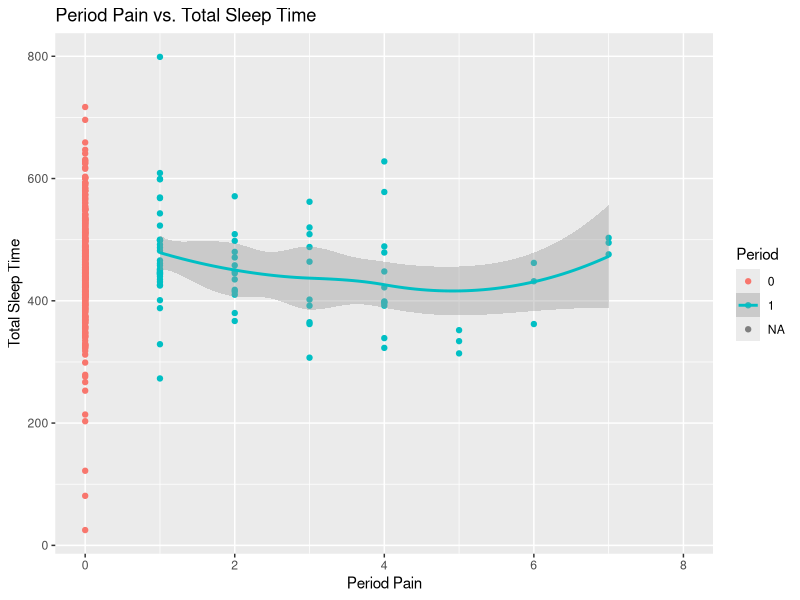
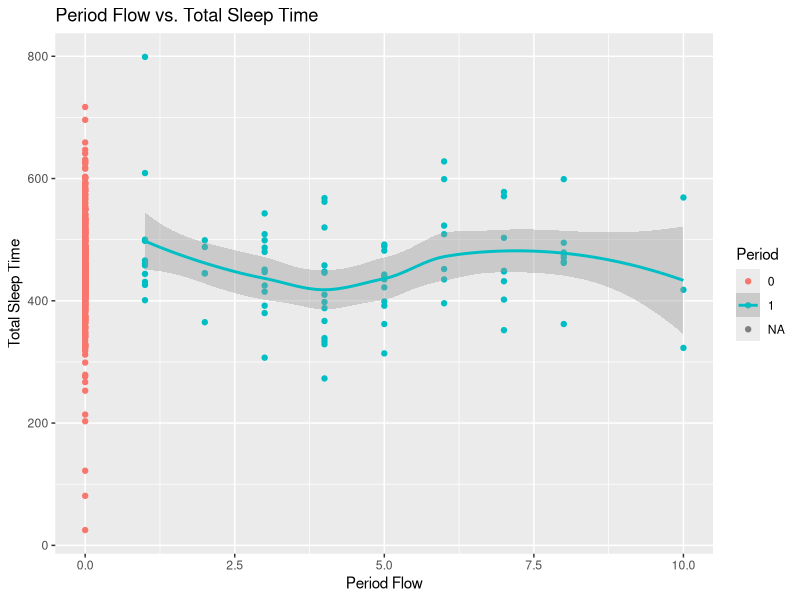
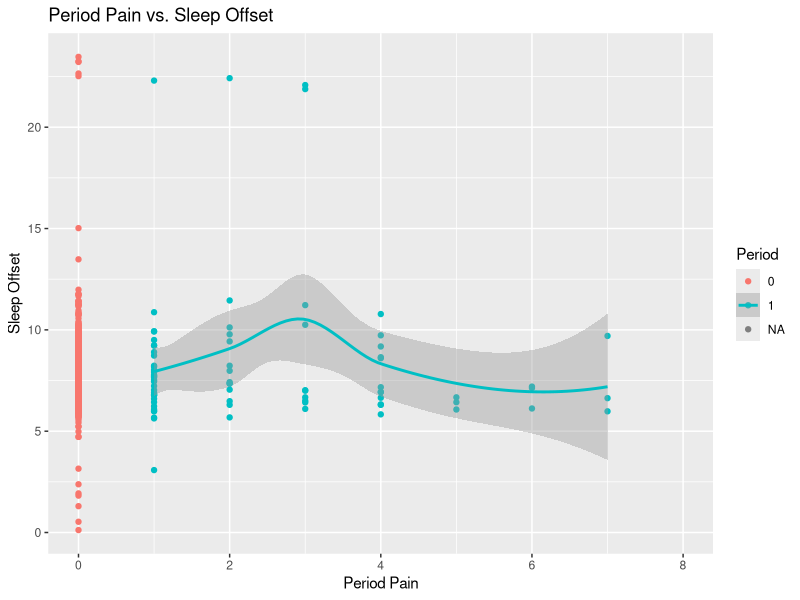
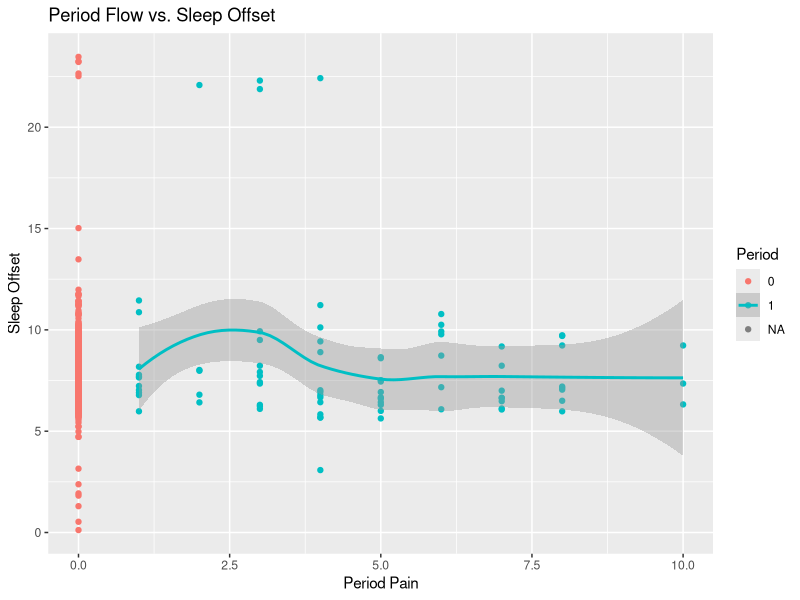
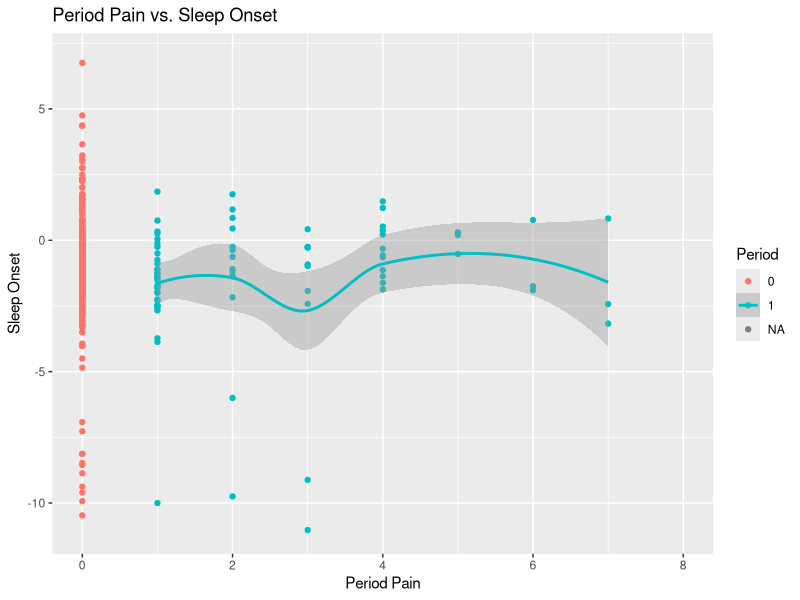
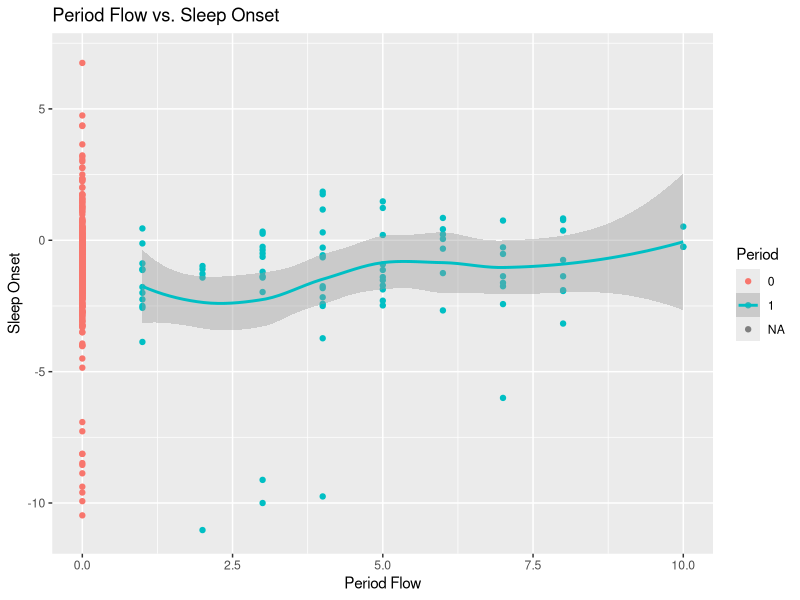
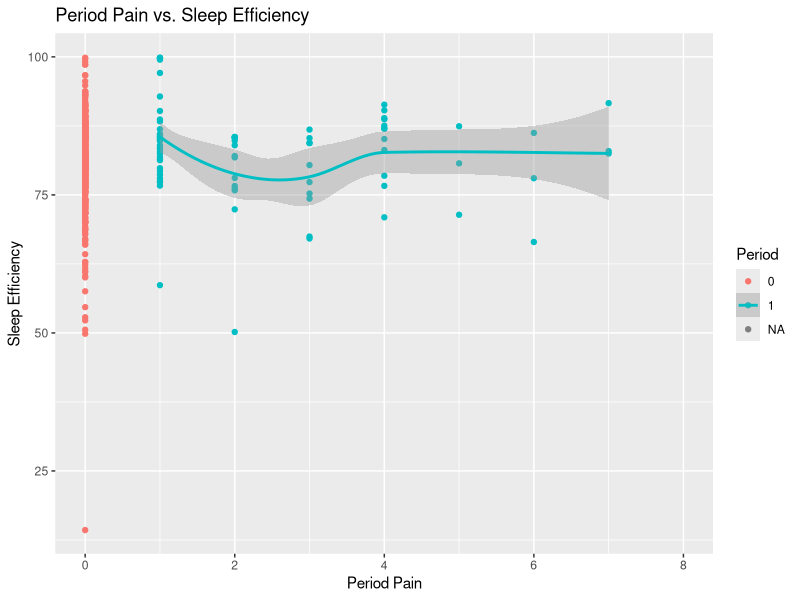
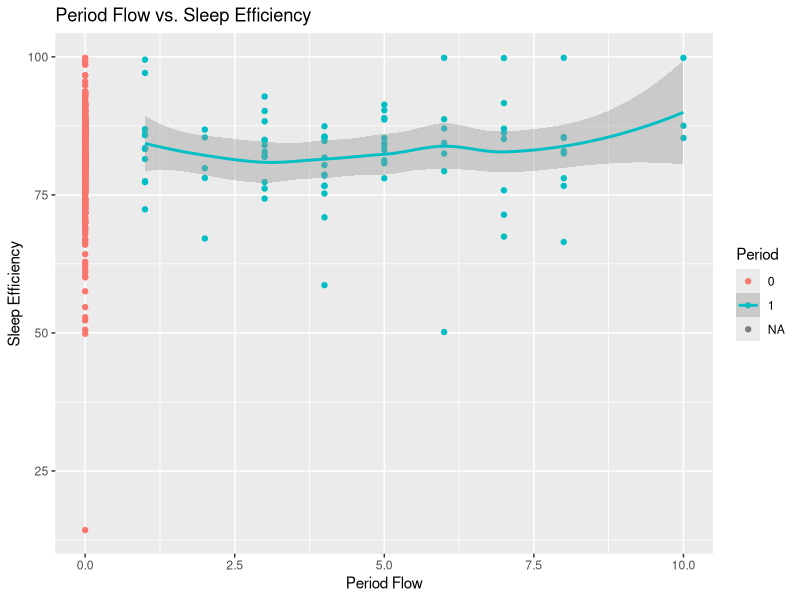

R code for these plots, in order:
# Libraries
library(tidyverse)
library(lme4)
library(patchwork)

###############
# FILE READING
###############

# Empathy Data
Empathy <- read_csv("./Period_Pain/Data/Empathy_Data_Updated.csv")

# Actigraphy Data
actigraphy_t1 <- readxl::read_xlsx("./Period_Pain/Data/Esleep_T1_Sleep Data_DailyActi_4.22.25.xlsx")

actigraphy_t2 <- readxl::read_xlsx("./Period_Pain/Data/Esleep_T2_Sleep Data_DailyActi_4.22.25.xlsx")

# Diary Data
diary_t1 <- readxl::read_xlsx("./Period_Pain/Data/E-Sleep_DailyDiary_FINAL_T1Data_updated1.10.26.xlsx")

diary_t2 <- readxl::read_xlsx("./Period_Pain/Data/E-Sleep_DailyDiary_FINAL_T2Data_updated1.10.26.xlsx")

##########
# CLEANING
##########

## Mutating subject_id_t- to a double
actigraphy_t1_dec <- actigraphy_t1 %>% 
  select(-start_time_t1, -end_time_t1) %>% 
  mutate(subject_id_t1 = as.double(subject_id_t1))

actigraphy_t1_dec <- actigraphy_t1_dec %>% 
  mutate(subject_id_t1 = case_when(
    # Subject 524 became NA after changing it to a double
    is.na(subject_id_t1) ~ 524,
    TRUE ~ subject_id_t1
  ))

actigraphy_t2_dec <- actigraphy_t2 %>% 
  select(-start_time_t2, -end_time_t2) %>% 
  mutate(subject_id_t2 = as.double(subject_id_t2))

## Saving T-_DD_NightDate as DateTime variables to create variable 'weekend' later on
diary_t1$T1_DD_NightDate = as.Date(diary_t1$T1_DD_NightDate, origin = "1899-12-30")
diary_t2$T2_DD_NightDate = as.Date(diary_t2$T2_DD_NightDate, origin = "1899-12-30")

## Joining the diary data and actigraphy data for each time point
t1_joined <- diary_t1 %>% 
  full_join(actigraphy_t1_dec, by = c("C_ID" = "subject_id_t1", "T1_DD_DD_Interval" = "interval_number_t1"))

t2_joined <- diary_t2 %>% 
  full_join(actigraphy_t2_dec, by = c("C_ID" = "subject_id_t2", "T2_DD__DD_Interval" = "interval_number_t2"))

## Fixing the names
names(t1_joined) <- gsub("T1", "T", names(t1_joined))
names(t1_joined) <- gsub("t1", "T", names(t1_joined))

names(t2_joined) <- gsub("T2", "T", names(t2_joined))
names(t2_joined) <- gsub("t2", "T", names(t2_joined))

setdiff(names(t1_joined), names(t2_joined))
setdiff(names(t2_joined), names(t1_joined))

t2 <- t2_joined %>%
  rename(T_DD_DD_Interval = T_DD__DD_Interval,
         T_DD_NapDuration = "T_DD_-NapDuration",
         T_DD_CaffType_Juice = T_DD_CaffType_Juices,
         T_DD_MedType3_SSRIs = T_DD_Medtype3_SSRIs,
         onset_latency_T = onset_latency_T...9,
         sleep_midpoint_T = "sleep midpoint_T") %>% 
  select(-onset_latency_T...10)

t1 <- t1_joined %>% 
  rename(T_DD_CaffAmt_LessThanTheRecommendedAmt = T_DD_CaffAmt_LessThanTheRecommendedAmount,
         T_DD_CaffAmt_TheRecommendedAmt = T_DD_CaffAmt_TheRecommendedAmount,
         T_DD_CaffAmt_GreaterThanTheRecommendedAmt = T_DD_CaffAmt_GreaterThanTheRecommendedAmount)

setdiff(names(t2), names(t1))
setdiff(names(t1), names(t2))

## Summary tables for the number of days each subject was in each timepoint
t1 %>% 
  filter(T_DD_Period == 1) %>% 
  select(C_ID, T_DD_Period, T_DD_PeriodPain, T_DD_PeriodDay) %>%
  group_by(C_ID) %>% 
  summarise(num_days = n_distinct(T_DD_PeriodDay)) %>% 
  view()
 
t2 %>% 
  filter(T_DD_Period == 1) %>% 
  select(C_ID, T_DD_Period, T_DD_PeriodPain, T_DD_PeriodDay) %>%
  group_by(C_ID) %>% 
  summarise(num_days = n_distinct(T_DD_PeriodDay)) %>% 
  view()

## Replacing 999 with NAs in t1 and t2
t1[t1==-999] = NA
t1[t1==-99] = NA
t2[t2==-999] = NA
t2[t2==-99] = NA

glimpse(t1)
glimpse(t2)

#Update DayType to 1 is friday-saturday and 0 is any other night
t1 <- t1 %>% mutate(weekend = ifelse((wday(T_DD_NightDate, label = TRUE)) %in% c("Fri","Sat"),1,0))
t2 <- t2 %>% mutate(weekend = ifelse((wday(T_DD_NightDate, label = TRUE)) %in% c("Fri","Sat"),1,0))

## Creating a variable for checking for painkiller (ibuprofen, tylenol)
## Checking MedTypes
table(t1$T_DD_MedType1)
table(t1$T_DD_MedType2)
table(t1$T_DD_MedType3)
table(t1$T_DD_MedType4)
table(t1$T_DD_MedType5)

table(t2$T_DD_MedType1)
table(t2$T_DD_MedType2)
table(t2$T_DD_MedType3)
table(t2$T_DD_MedType4)
table(t2$T_DD_MedType5)
table(t2$T_DD_MedType6)

#Add painkiller indicator
t1 <- t1 %>% mutate(painkiller = ifelse(T_DD_MedType1 %in% c("advil","ibuprofen","Ibuprofen","Ibuprofin"),1,0))
t2 <- t2 %>% mutate(painkiller = ifelse(T_DD_MedType1 %in% c("advil","Advil","ibuprofen","Ibuprofen","Ibuprofin","tylenol") |
                                        T_DD_MedType2 %in% c("advil","Advil","ibuprofen","Ibuprofen","Ibuprofin","tylenol") |
                                        T_DD_MedType6 %in% c("advil","Advil","ibuprofen","Ibuprofen","Ibuprofin","tylenol"),1,0))

#Add time variable
t1 <- t1 %>% mutate(Time = 0, 
                    T_DD_NapOnset = as.numeric(T_DD_NapOnset),
                    T_DD_NapDuration = as.numeric(T_DD_NapDuration),
                    T_DD_ActiDur = as.numeric(T_DD_ActiDur),
                    T_DD_SleepyAlert = as.numeric(T_DD_SleepyAlert),
                    T_DD_MorningDate = as.numeric(T_DD_MorningDate))

t2 <- t2 %>% mutate(Time = 1, 
                    T_DD_NapOnset = as.numeric(T_DD_NapOnset),
                    T_DD_NapDuration = as.numeric(T_DD_NapDuration),
                    T_DD_SleepyAlert = as.numeric(T_DD_SleepyAlert),
                    T_DD_MorningDate = as.numeric(T_DD_MorningDate))

t1 <- t1 %>% select(-c(T_DD_MedType1:T_DD_MedTime5))
t2 <- t2 %>% select(-c(T_DD_MedType1:T_DD_MedTime6))

t1 <- t1 %>% left_join(Empathy %>% select(C_ID, demo_child_age_check_t1:weight3t1, BodyTotalt1), by = "C_ID")
names(t1)[grepl("t1",names(t1))] <- gsub("_t1","",names(t1)[grepl("t1",names(t1))])
names(t1)[grepl("t1",names(t1))] <- gsub("t1","",names(t1)[grepl("t1",names(t1))])

t2 <- t2 %>% left_join(Empathy %>% select(C_ID, demo_child_age_check_t2:weightdifft2, BodyTotalt2), by = "C_ID")
names(t2)[grepl("t2",names(t2))] <- gsub("_t2","",names(t2)[grepl("t2",names(t2))])
names(t2)[grepl("t2",names(t2))] <- gsub("t2","",names(t2)[grepl("t2",names(t2))])
names(t2)[names(t2) == "weigh"] <- "weight2"

# Have to remove weight3 from t1, completely full of NAs after the above operations
t1 <- t1 %>% select(-weight3)

# BodyTotal was stored as a character in t2, as was BMI
t2$BMI <- as.numeric(t2$BMI)
t2$BodyTotal <- as.numeric(t2$BodyTotal)
sleepfull <- bind_rows(t1, t2)

# sleepfull <- sleepfull %>% left_join(Empathy %>% select(C_ID,BodyTotalt0) %>% mutate(BodyTotalt0 = as.numeric(BodyTotalt0)), by = "C_ID")

# rename age and change age and BMI to numeric
sleepfull <- sleepfull %>% mutate(demo_child_age_check = as.numeric(demo_child_age_check)) %>% rename(age = demo_child_age_check)
sleepfull <- sleepfull %>% mutate(BMI = as.numeric(BMI)) 

sleepfull %>% filter(C_ID == 442) %>% select(C_ID, T_DD_NightDate,T_DD_Period, T_DD_PeriodFlow, T_DD_PeriodPain) %>% View()
table(sleepfull$demo_degree)
table(sleepfull$T_DD_PeriodPain,sleepfull$T_DD_Period)
table(sleepfull$T_DD_PeriodPain)
table(sleepfull$T_DD_PeriodFlow)

####################################
# EDA
####################################

## How many unique people are there at each time point.
sleepfull %>%
  group_by(Time) %>% 
  summarise(dist = n_distinct(C_ID))

# There are 67 unique participants at timepoint 1 and 30 unique participants at timepoint 2

## How many days is someone on their period. 

table(sleepfull$T_DD_Period)
100/(539+100)

# Of the 639 total observations across both time points, there are 100 days where a participant
# was on their period, and 539 days where a participant was not on their period. This comes out 
# to ~15.7% of the observations.

table(sleepfull$T_DD_Period, sleepfull$Time)

## How many days on period at time 1 and time 2.  
sleepfull %>% group_by(Time, T_DD_Period) %>% summarize(n = n())
# As seen here, there are 41 observations where Period Pain is NA. I'm going to look at these
# observations to see what the other period-related variables are.
sleepfull %>% filter(is.na(T_DD_Period)) %>% select(T_DD_Period:T_DD_PeriodFlow) %>% view()
# One observation with T_DD_Period = NA has T_DD_PeriodPain and T_DD_PeriodFlow as 0,
# so this value should be 0 as well. The rest are NA across the board. What should we do with these?

## Finding the average pain and flow for those on their period at each time point and across both t1 and t2
sleepfull %>% group_by(T_DD_Period) %>% summarize(avg_pain = mean(T_DD_PeriodPain, na.rm = T), avg_flow = mean(T_DD_PeriodFlow, na.rm = T), n = n())
# The average pain level experienced across both time points is 2.8.
# The average flow level experienced across both time points is 4.82.
sleepfull %>% group_by(Time, T_DD_Period) %>% summarize(avg_pain = mean(T_DD_PeriodPain, na.rm = T), avg_flow = mean(T_DD_PeriodFlow, na.rm = T), n = n())
# The average pain level experienced across t1 is 3.19, and the average pain level experienced across t2 is 2.44
# The average flow level experienced across t1 is 5.46, and the average flow level experienced across t2 is 4.25

# Looking to find any NA observations for Pain and Flow
sleepfull %>% filter(T_DD_Period == 0 & Time == 0 ) %>% select(C_ID, T_DD_Period,T_DD_PeriodDay, T_DD_PeriodPain, T_DD_PeriodFlow) %>% View()
sleepfull %>% filter(T_DD_Period == 0 & Time == 1 ) %>% select(C_ID, T_DD_Period,T_DD_PeriodDay, T_DD_PeriodPain, T_DD_PeriodFlow) %>% View()
# 506 from t2 has Period = 0 but Pain and Flow = NA

## Painkiller 
# How many observed painkiller uses are there for each trial?
sleepfull %>% group_by(Time) %>% summarise(mn = mean(painkiller), n = n(), sum(painkiller))
sleepfull %>% group_by(Time, T_DD_Period) %>% summarise(n = n(), pk = sum(painkiller))
# There are 14 observed painkiller uses at time point 1, and 6 observed painkiller uses at time point 2
# At both time points, 4 of the painkiller users were on their period. 
sleepfull %>% group_by(painkiller) %>% summarise(avg_pain = mean(T_DD_PeriodPain, na.rm = T), 
                                                 avg_flow = mean(T_DD_PeriodFlow, na.rm = T), 
                                                 avg_qual = mean(T_DD_SleepQual, na.rm = T),
                                                 avg_efcy = mean(efficiency_T, na.rm = T),
                                                 avg_waso = mean(waso_T, na.rm = T),
                                                 avg_time = mean(sleep_time_T, na.rm = T))

#How much is missing?
apply(sleepfull, 2, function(x){sum(is.na(x))})
# 603 of the observations are missing values for T_DD_PeriodDay, which could be problematic if 
# we're ever interested in looking at when pain or flow is at it's highest?

## Plots

# Pain and Flow vs. Total Sleep time
ggplot(aes(x = T_DD_PeriodPain, y = sleep_time_T, color = as.factor(T_DD_Period)), data = sleepfull) + geom_point() + geom_smooth() +
  labs(title = "Period Pain vs. Total Sleep Time", x = "Period Pain", y = "Total Sleep Time", color = "Period")
ggplot(aes(x = T_DD_PeriodFlow, y = sleep_time_T, color = as.factor(T_DD_Period)), data = sleepfull) + geom_point() + geom_smooth() +
  labs(title = "Period Flow vs. Total Sleep Time", x = "Period Flow", y = "Total Sleep Time", color = "Period")

# Pain and Flow vs. Sleep Offset
ggplot(aes(x = T_DD_PeriodPain, y = end_time_dec_T, color = as.factor(T_DD_Period)), data = sleepfull) + geom_point() + geom_smooth() +
  labs(title = "Period Pain vs. Sleep Offset", x = "Period Pain", y = "Sleep Offset", color = "Period")
ggplot(aes(x = T_DD_PeriodFlow, y = end_time_dec_T, color = as.factor(T_DD_Period)), data = sleepfull) + geom_point() + geom_smooth() +
  labs(title = "Period Flow vs. Sleep Offset", x = "Period Pain", y = "Sleep Offset", color = "Period")

# Pain and Flow vs. Sleep Onset
ggplot(aes(x = T_DD_PeriodPain, y = start_time_TRM_T, color = as.factor(T_DD_Period)), data = sleepfull) + geom_point() + geom_smooth() +
  labs(title = "Period Pain vs. Sleep Onset", x = "Period Pain", y = "Sleep Onset", color = "Period")
ggplot(aes(x = T_DD_PeriodFlow, y = start_time_TRM_T, color = as.factor(T_DD_Period)), data = sleepfull) + geom_point() + geom_smooth() +
  labs(title = "Period Flow vs. Sleep Onset", x = "Period Flow", y = "Sleep Onset", color = "Period")

# Pain and Flow vs. Sleep Efficiency
ggplot(aes(x = T_DD_PeriodPain, y = efficiency_T, color = as.factor(T_DD_Period)), data = sleepfull) + geom_point() + geom_smooth() +
  labs(title = "Period Pain vs. Sleep Efficiency", x = "Period Pain", y = "Sleep Efficiency", color = "Period")
ggplot(aes(x = T_DD_PeriodFlow, y = efficiency_T, color = as.factor(T_DD_Period)), data = sleepfull) + geom_point() + geom_smooth() +
  labs(title = "Period Flow vs. Sleep Efficiency", x = "Period Flow", y = "Sleep Efficiency", color = "Period")

# Pain and Flow vs. log-Wake After Sleep Onset
ggplot(aes(x = T_DD_PeriodPain, y = log(waso_T + 1), color = as.factor(T_DD_Period)), data = sleepfull) + geom_point() + geom_smooth() +
  labs(title = "Period Pain vs. log-WASO", x = "Period Pain", y = "log-WASO", color = "Period")
ggplot(aes(x = T_DD_PeriodFlow, y = log(waso_T + 1), color = as.factor(T_DD_Period)), data = sleepfull) + geom_point() + geom_smooth() +
  labs(title = "Period Flow vs. log-WASO", x = "Period Flow", y = "log-WASO", color = "Period")

# Pain and Flow vs. log-WASO across Time 0 and 1
ggplot(aes(x = T_DD_PeriodPain, y = log(waso_T + 1), color = as.factor(Time)), data = sleepfull) + geom_point() + geom_smooth() +
  labs(title = "Period Pain vs. log-WASO", x = "Period Pain", y = "log-WASO", color = "Time")
ggplot(aes(x = T_DD_PeriodFlow, y = log(waso_T + 1), color = as.factor(Time)), data = sleepfull) + geom_point() + geom_smooth() +
  labs(title = "Period Flow vs. log-WASO", x = "Period Flow", y = "log-WASO", color = "Time")

####Modeling
# Timing 
# Offset/Waketime (end_time_dec_t2)
# Onset/Falling Asleep (start_time_TRM_t2)
# Quality 
# Efficiency (efficiency_t2)
# Awakenings (waso_t2)

# JOSIE/OLIVER PRELIMINARY MODELS

# no interaction terms between period and pain/flow
# kept interaction term between age and time, but only for the 'all' models

############################
#Duration sleep_time_1
############################

## PAIN
# All
mod_sleep_time_all <- lmer(sleep_time_T ~ 1 + BodyTotal + weekend + T_DD_Period + BMI + I(age-13) * Time + T_DD_PeriodPain + (1|C_ID), data = sleepfull)
summary(mod_sleep_time_all)
# t1
mod_sleep_time_0 <- lmer(sleep_time_T ~ 1 + BodyTotal + weekend + T_DD_Period + BMI + I(age-13) + T_DD_PeriodPain + (1|C_ID), data = sleepfull %>% filter(Time == 0))
summary(mod_sleep_time_0)
#t2
mod_sleep_time_1 <- lmer(sleep_time_T ~ 1 + BodyTotal + weekend + T_DD_Period + BMI + I(age-13) + T_DD_PeriodPain + (1|C_ID), data = sleepfull %>% filter(Time == 1))
summary(mod_sleep_time_1)

## FLOW
# All
mod_sleep_time_all <- lmer(sleep_time_T ~ 1 + BodyTotal + weekend + T_DD_Period + BMI + I(age-13) * Time + T_DD_PeriodFlow + (1|C_ID), data = sleepfull)
summary(mod_sleep_time_all)
# t1
mod_sleep_time_0 <- lmer(sleep_time_T ~ 1 + BodyTotal + weekend + T_DD_Period + BMI + I(age-13) + T_DD_PeriodFlow + (1|C_ID), data = sleepfull %>% filter(Time == 0))
summary(mod_sleep_time_0)
# t2
mod_sleep_time_1 <- lmer(sleep_time_T ~ 1 + BodyTotal + weekend + T_DD_Period + BMI + I(age-13) + T_DD_PeriodFlow + (1|C_ID), data = sleepfull %>% filter(Time == 1))
summary(mod_sleep_time_1)

############################
#Offset/Waketime (end_time_dec_t2)
############################

#C_ID 494 is waking up at like 10pm?
ggplot(aes(x = end_time_dec_T), data = sleepfull) + geom_histogram()
sleepfull %>% filter(end_time_dec_T > 20)

sleepfull$end_time_dec_T[!is.na(sleepfull$end_time_dec_T) & sleepfull$end_time_dec_T > 20] <- sleepfull$end_time_dec_T[!is.na(sleepfull$end_time_dec_T) & sleepfull$end_time_dec_T > 20] - 24

## PAIN
# All
mod_offset_all <- lmer(end_time_dec_T ~ 1 + BodyTotal + weekend + T_DD_Period + BMI + I(age-13) * Time + T_DD_PeriodPain + (1|C_ID), data = sleepfull)
summary(mod_offset_all)
# t1
mod_offset_0 <- lmer(end_time_dec_T ~ 1 + BodyTotal + weekend + T_DD_Period + BMI + I(age-13) + T_DD_PeriodPain + (1|C_ID), data = sleepfull %>% filter(Time == 0))
summary(mod_offset_0)
# t2
mod_offset_1 <- lmer(end_time_dec_T ~ 1 + BodyTotal + weekend + T_DD_Period + BMI + I(age-13) + T_DD_PeriodPain + (1|C_ID), data = sleepfull %>% filter(Time == 1))
summary(mod_offset_1)

## FLOW
# All
mod_offset_all <- lmer(end_time_dec_T ~ 1 + BodyTotal + weekend + T_DD_Period + BMI + I(age-13) * Time + T_DD_PeriodFlow + (1|C_ID), data = sleepfull)
summary(mod_offset_all)
# t1
mod_offset_0 <- lmer(end_time_dec_T ~ 1 + BodyTotal + weekend + T_DD_Period + BMI + I(age-13) + T_DD_PeriodFlow + (1|C_ID), data = sleepfull %>% filter(Time == 0))
summary(mod_offset_0)
# t2
mod_offset_1 <- lmer(end_time_dec_T ~ 1 + BodyTotal + weekend + T_DD_Period + BMI + I(age-13) + T_DD_PeriodFlow + (1|C_ID), data = sleepfull %>% filter(Time == 1))
summary(mod_offset_1)

############################
#Onset/Falling Asleep (start_time_TRM_t2)
############################

## PAIN
# All
mod_onset_all <- lmer(start_time_TRM_T ~ 1 + BodyTotal + weekend + T_DD_Period + BMI + I(age-13) * Time + T_DD_PeriodPain + (1|C_ID), data = sleepfull)
summary(mod_onset_all)
# t1
mod_onset_0 <- lmer(start_time_TRM_T ~ 1 + BodyTotal + weekend + T_DD_Period + BMI + I(age-13) + T_DD_PeriodPain + (1|C_ID), data = sleepfull %>% filter(Time == 0))
summary(mod_onset_0)
# t2
mod_onset_1 <- lmer(start_time_TRM_T ~ 1 + BodyTotal + weekend + T_DD_Period + BMI + I(age-13) + T_DD_PeriodPain + (1|C_ID), data = sleepfull %>% filter(Time == 1))
summary(mod_onset_1)

## FLOW
# All
mod_onset_all <- lmer(start_time_TRM_T ~ 1 + BodyTotal + weekend + T_DD_Period + BMI + I(age-13) * Time + T_DD_PeriodFlow + (1|C_ID), data = sleepfull)
summary(mod_onset_all)
# t1
mod_onset_0 <- lmer(start_time_TRM_T ~ 1 + BodyTotal + weekend + T_DD_Period + BMI + I(age-13) + T_DD_PeriodFlow + (1|C_ID), data = sleepfull %>% filter(Time == 0))
summary(mod_onset_0)
# t2
mod_onset_1 <- lmer(start_time_TRM_T ~ 1 + BodyTotal + weekend + T_DD_Period + BMI + I(age-13) + T_DD_PeriodFlow + (1|C_ID), data = sleepfull %>% filter(Time == 1))
summary(mod_onset_1)

############################
#Efficiency (efficiency_t2)
############################

## PAIN
# All
mod_eff_all <- lmer(efficiency_T ~ 1 + BodyTotal + weekend + T_DD_Period + BMI + I(age-13) * Time + T_DD_PeriodPain + (1|C_ID), data = sleepfull)
summary(mod_eff_all)
# t1
mod_eff_0 <- lmer(efficiency_T ~ 1 + BodyTotal + weekend + T_DD_Period + BMI + I(age-13) + T_DD_PeriodPain + (1|C_ID), data = sleepfull %>% filter(Time == 0))
summary(mod_eff_0)
# t2
mod_eff_1 <- lmer(efficiency_T ~ 1 + BodyTotal + weekend + T_DD_Period + BMI + I(age-13) + T_DD_PeriodPain + (1|C_ID), data = sleepfull %>% filter(Time == 1))
summary(mod_eff_1)

## FLOW
# All
mod_eff_all <- lmer(efficiency_T ~ 1 + BodyTotal + weekend + T_DD_Period + BMI + I(age-13) * Time + T_DD_PeriodFlow + (1|C_ID), data = sleepfull)
summary(mod_eff_all)
# t1
mod_eff_0 <- lmer(efficiency_T ~ 1 + BodyTotal + weekend + T_DD_Period + BMI + I(age-13) + T_DD_PeriodFlow + (1|C_ID), data = sleepfull %>% filter(Time == 0))
summary(mod_eff_0)
# t2
mod_eff_1 <- lmer(efficiency_T ~ 1 + BodyTotal + weekend + T_DD_Period + BMI + I(age-13) + T_DD_PeriodFlow + (1|C_ID), data = sleepfull %>% filter(Time == 1))
summary(mod_eff_1)

############################
#Awakenings (waso_t2)
############################

hist(sleepfull$waso_T) # might need log due to right-skew

## PAIN
# All
mod_waso_all <- lmer(log(waso_T + 1) ~ 1 + BodyTotal + weekend + T_DD_Period + BMI + I(age-13) * Time + T_DD_PeriodPain + (1|C_ID), data = sleepfull)
summary(mod_waso_all)
# t1
mod_waso_0 <- lmer(log(waso_T + 1) ~ 1 + BodyTotal + weekend + T_DD_Period + BMI + I(age-13) + T_DD_PeriodPain + (1|C_ID), data = sleepfull %>% filter(Time == 0))
summary(mod_waso_0)
# t2
mod_waso_1 <- lmer(log(waso_T + 1) ~ 1 + BodyTotal + weekend + T_DD_Period + BMI + I(age-13) + T_DD_PeriodPain + (1|C_ID), data = sleepfull %>% filter(Time == 1))
summary(mod_waso_1)

## FLOW
# All
mod_waso_all <- lmer(log(waso_T + 1) ~ 1 + BodyTotal + weekend + T_DD_Period + BMI + I(age-13) * Time + T_DD_PeriodFlow + (1|C_ID), data = sleepfull)
summary(mod_waso_all)
# t1
mod_waso_0 <- lmer(log(waso_T + 1) ~ 1 + BodyTotal + weekend + T_DD_Period + BMI + I(age-13) + T_DD_PeriodFlow + (1|C_ID), data = sleepfull %>% filter(Time == 0))
summary(mod_waso_0)
# t2
mod_waso_1 <- lmer(log(waso_T + 1) ~ 1 + BodyTotal + weekend + T_DD_Period + BMI + I(age-13) + T_DD_PeriodFlow + (1|C_ID), data = sleepfull %>% filter(Time == 1))
summary(mod_waso_1)

## 1/15 Notes
# 1) Add six models for each response variable, three with period pain + period flow first order and three with pain:flow
# 2) Check VIFs for each model
# 3) Look at residuals for each model
# 4) Correlation matrix for the predictors (cor())
# For each response variable, take each model and take what is interesting about them. Look at residuals,
# make sure things fit and make sense. Use lmertest package to perform CIs (profile). We are interested
# in the variables period flow and period pain.

# At time 2, Period Pain estimate is -34. Weekend is positive, Period is positive, but Pain is negative.
# This means that when you're on your period, you get more sleep, but when you have more pain, you get 
# less sleep.

# on Period -> Earlier Sleep onset time
# Higher pain, later sleep onset time -> Class significance
# If you're on your period, you go to sleep earlier, but when you have more pain, you go to sleep later